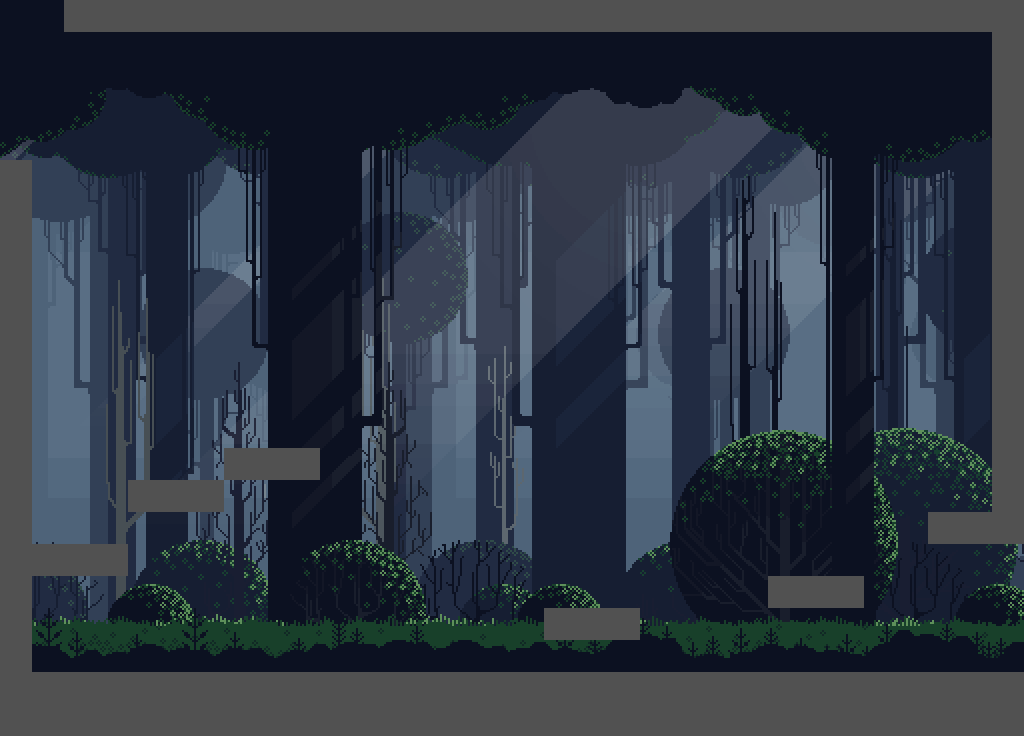

Below is a game level as drawn by its tile map, then a one-line description and the .tmx that defines it (tile-layer data replaced by summaries):
An orthogonal 32x23 tile map with 32x32 px tiles, 2 tile layers (background, tuiles), 2 tilesets and 31 objects (12x barrel, 4x unstableFloor, Joueur, nextLevelDoor).

<map version="1.9" tiledversion="1.9.2" orientation="orthogonal" renderorder="right-down" width="32" height="23" tilewidth="32" tileheight="32" infinite="0" nextlayerid="17" nextobjectid="126">
    <tileset firstgid="1" name="dirt" tilewidth="32" tileheight="32" tilecount="1" columns="1">
        <image source="../images/levels/visualAssets/dirt.png" width="32" height="32" />
    </tileset>
    <tileset firstgid="2" name="FOREST-BG-1" tilewidth="32" tileheight="32" tilecount="2842" columns="58">
        <image source="../images/levels/bg/FOREST-BG-1.png" width="1856" height="1586" />
    </tileset>
    <layer id="1" name="background" width="32" height="23">
        <data>[736 cells, 736 non-empty, 736 distinct tile ids]</data>
    </layer>
    <layer id="6" name="tuiles" width="32" height="23">
        <data>[736 cells, 143 non-empty, 1 distinct tile ids]</data>
    </layer>
    <objectgroup id="7" name="ground">
        <object id="53" x="64" y="0" width="960" height="32" />
        <object id="54" x="992" y="0" width="32" height="544" />
        <object id="55" x="0" y="160" width="32" height="576" />
        <object id="56" x="0" y="672" width="1024" height="64" />
        <object id="82" x="32" y="544" width="96" height="32" />
        <object id="83" x="128" y="480" width="96" height="32" />
        <object id="84" x="224" y="448" width="96" height="32" />
        <object id="87" x="544" y="608" width="96" height="32" />
        <object id="88" x="768" y="576" width="96" height="32" />
        <object id="90" x="928" y="512" width="64" height="32" />
    </objectgroup>
    <objectgroup id="11" name="barrels">
        <object id="98" name="barrel" x="592" y="592">
            <point />
        </object>
        <object id="99" name="barrel" x="816" y="560">
            <point />
        </object>
        <object id="103" name="barrel" x="176" y="464">
            <point />
        </object>
        <object id="117" name="barrel" x="448" y="648">
            <point />
        </object>
        <object id="118" name="barrel" x="485" y="648">
            <point />
        </object>
        <object id="119" name="barrel" x="519" y="648">
            <point />
        </object>
        <object id="127" name="barrel" x="109" y="648">
            <point />
        </object>
        <object id="128" name="barrel" x="64" y="648">
            <point />
        </object>
        <object id="129" name="barrel" x="192" y="648">
            <point />
        </object>
        <object id="130" name="barrel" x="236" y="648">
            <point />
        </object>
        <object id="131" name="barrel" x="320" y="648">
            <point />
        </object>
        <object id="132" name="barrel" x="362" y="648">
            <point />
        </object>
    </objectgroup>
    <objectgroup id="13" name="unstableFloors">
        <object id="111" name="unstableFloor" x="832" y="416" width="32" height="32" />
        <object id="113" name="unstableFloor" x="704" y="384" width="64" height="32" />
        <object id="115" name="unstableFloor" x="384" y="192" width="256" height="32" />
        <object id="116" name="unstableFloor" x="960" y="480" width="32" height="32" />
    </objectgroup>
    <objectgroup id="14" name="bebou">
        <object id="123" x="80" y="544">
            <point />
        </object>
        <object id="125" x="270.639" y="434.06">
            <point />
        </object>
    </objectgroup>
    <objectgroup id="14" name="playerspawnpoint">
        <object id="121" name="Joueur" x="512" y="120">
            <point />
        </object>
    </objectgroup>
    <objectgroup id="15" name="nextLevelDoor">
        <object id="123" name="nextLevelDoor" x="1008" y="576" width="16" height="64" />
    </objectgroup>
    <objectgroup id="18" name="teleporters">
        <object id="126" x="560" y="352" width="16" height="64" />
    </objectgroup>
</map>
